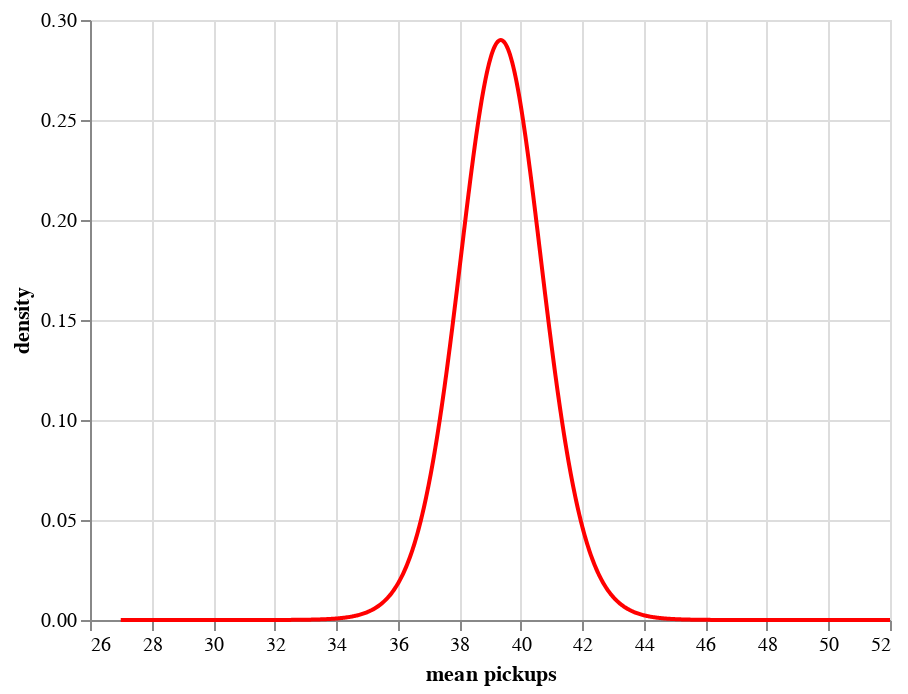

Notebook cell for this chart:
### Markdown cell above
## 1.3 t-based confidence distribution for mean pickups

A slight improvement to the sampling distribution above is to use a Student's t confidence distribution. At small sample sizes, the Normal approximation is less accurate; a scaled-and-shifted Student's t distribution will have slightly fatter tails than the Normal distribution. 

To determine how fat the tails are, the t distribution uses a *degrees of freedom* parameter, which for the estimate of a single independent mean of sample size $n$ is equal to $n - 1$. Thus, an improved confidence distribution over the Normal approximation above is:

$\begin{align}
\mathrm{density~function~(PDF):~} & f_\mathrm{t}\left(x \middle| n - 1, \bar{x}, s_\bar{x}\right) & \mathtt{stats.t.pdf()}\\
\mathrm{cumulative~distribution~function~(CDF):~} & F_\mathrm{t}\left(x \middle| n - 1, \bar{x}, s_\bar{x}\right) & \mathtt{stats.t.cdf()}\\
\mathrm{quantile~function~(PPF):~} & F^{-1}_\mathrm{t}\left(p \middle| n - 1, \bar{x}, s_\bar{x}\right) & \mathtt{stats.t.ppf()}
\end{align}$

This confidence distribution is related to the common Student's t test: confidence intervals from this distribution are the same as the confidence intervals you would generate from a t test.

### Question 1.3.1 Visualize the Student's t confidence distribution for the mean (5 points)

Visualize the density of the t-based confidence distribution described above in a similar manner to how the Normal sampling distribution was visualized, but use a different color for the line (this will help you with the next question):

### Code cell
density_t = stats.t.pdf(x, len(pickups_df) - 1, pickups_mean, pickups_se)

df = pd.DataFrame({"mean pickups": x, "density": density_t})

pickups_se_chart_t = alt.Chart(df).mark_line(color = 'red').encode(
    x="mean pickups",
    y="density"
)

pickups_se_chart_t

### Figure 1 — Vega-Lite specification as saved in the notebook (floating-point values rounded to 4 significant figures; data arrays with more than 128 entries replaced by an {"elided": "..."} marker saying what was removed)
{"config": {"view": {"continuousWidth": 400, "continuousHeight": 300}}, "data": {"name": "data-091d0fb1b3884e3ad867a6cb767e4095"}, "mark": {"type": "line", "color": "red"}, "encoding": {"x": {"type": "quantitative", "field": "mean pickups"}, "y": {"type": "quantitative", "field": "density"}}, "$schema": "https://vega.github.io/schema/vega-lite/v4.8.1.json", "datasets": {"data-091d0fb1b3884e3ad867a6cb767e4095": {"elided": "1001 records"}}}
